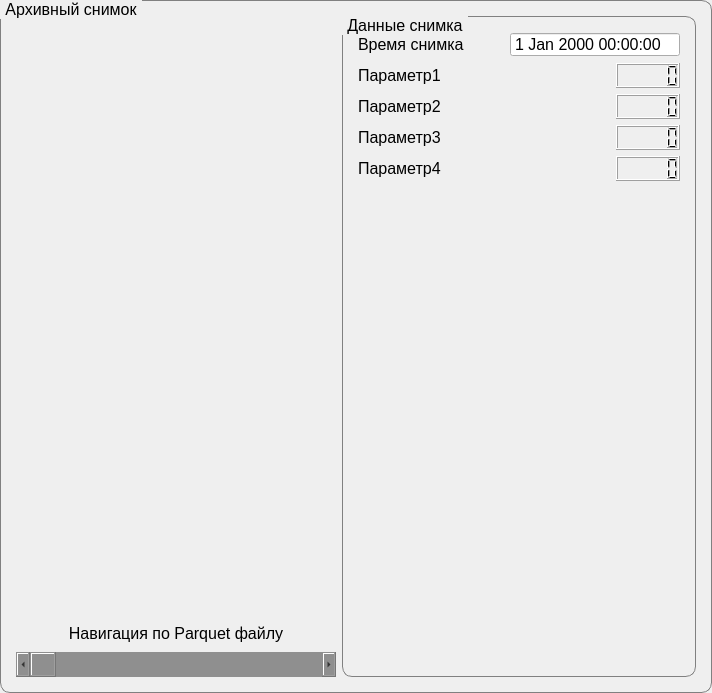
         <widget class="QGroupBox" name="groupBox_17">
          <property name="font">
           <font>
            <family>Segoe UI</family>
            <pointsize>12</pointsize>
           </font>
          </property>
          <property name="styleSheet">
           <string notr="true">QGroupBox {
    border: 1px solid gray;
    border-radius:10px;
    margin-top: 4ex; /* leave space at the top for the title */
}

QGroupBox::title {
    subcontrol-origin: margin;
    subcontrol-position: top left; /* position at the top */
    padding:0 3px;
  
}</string>
          </property>
          <property name="title">
           <string>Архивный снимок</string>
          </property>
          <layout class="QHBoxLayout" name="horizontalLayout_8">
           <property name="leftMargin">
            <number>15</number>
           </property>
           <property name="topMargin">
            <number>15</number>
           </property>
           <property name="rightMargin">
            <number>15</number>
           </property>
           <property name="bottomMargin">
            <number>15</number>
           </property>
           <item>
            <layout class="QVBoxLayout" name="verticalLayout_11">
             <item>
              <widget class="QLabel" name="l_Arch_img">
               <property name="sizePolicy">
                <sizepolicy hsizetype="MinimumExpanding" vsizetype="MinimumExpanding">
                 <horstretch>0</horstretch>
                 <verstretch>0</verstretch>
                </sizepolicy>
               </property>
               <property name="minimumSize">
                <size>
                 <width>320</width>
                 <height>400</height>
                </size>
               </property>
               <property name="maximumSize">
                <size>
                 <width>520</width>
                 <height>640</height>
                </size>
               </property>
               <property name="font">
                <font>
                 <family>Segoe UI</family>
                </font>
               </property>
               <property name="text">
                <string/>
               </property>
               <property name="pixmap">
                <pixmap>2023-01-09_22-28-00.png</pixmap>
               </property>
               <property name="scaledContents">
                <bool>true</bool>
               </property>
               <property name="alignment">
                <set>Qt::AlignCenter</set>
               </property>
              </widget>
             </item>
             <item>
              <widget class="QLabel" name="label_7">
               <property name="minimumSize">
                <size>
                 <width>0</width>
                 <height>25</height>
                </size>
               </property>
               <property name="maximumSize">
                <size>
                 <width>16777215</width>
                 <height>25</height>
                </size>
               </property>
               <property name="font">
                <font>
                 <family>Segoe UI</family>
                 <pointsize>12</pointsize>
                </font>
               </property>
               <property name="text">
                <string>Навигация по Parquet файлу</string>
               </property>
               <property name="alignment">
                <set>Qt::AlignCenter</set>
               </property>
              </widget>
             </item>
             <item>
              <widget class="QScrollBar" name="ScrollBar_Parquet">
               <property name="minimumSize">
                <size>
                 <width>0</width>
                 <height>25</height>
                </size>
               </property>
               <property name="maximumSize">
                <size>
                 <width>16777215</width>
                 <height>25</height>
                </size>
               </property>
               <property name="font">
                <font>
                 <family>Segoe UI</family>
                </font>
               </property>
               <property name="styleSheet">
                <string notr="true">background-color: rgb(143, 143, 143);</string>
               </property>
               <property name="maximum">
                <number>1000</number>
               </property>
               <property name="singleStep">
                <number>1</number>
               </property>
               <property name="pageStep">
                <number>1</number>
               </property>
               <property name="value">
                <number>1</number>
               </property>
               <property name="sliderPosition">
                <number>1</number>
               </property>
               <property name="orientation">
                <enum>Qt::Horizontal</enum>
               </property>
              </widget>
             </item>
            </layout>
           </item>
           <item>
            <widget class="QGroupBox" name="groupBox_3">
             <property name="font">
              <font>
               <family>Segoe UI</family>
               <pointsize>12</pointsize>
              </font>
             </property>
             <property name="styleSheet">
              <string notr="true">QGroupBox {
    border: 1px solid gray;
    border-radius:10px;
    margin-top: 2ex; /* leave space at the top for the title */
}

QGroupBox::title {
    subcontrol-origin: margin;
    subcontrol-position: top left; /* position at the top */
    padding:0 3px;
  
}</string>
             </property>
             <property name="title">
              <string>Данные снимка</string>
             </property>
             <layout class="QVBoxLayout" name="verticalLayout_12">
              <property name="spacing">
               <number>6</number>
              </property>
              <property name="leftMargin">
               <number>15</number>
              </property>
              <property name="topMargin">
               <number>15</number>
              </property>
              <property name="rightMargin">
               <number>15</number>
              </property>
              <property name="bottomMargin">
               <number>15</number>
              </property>
              <item>
               <layout class="QHBoxLayout" name="horizontalLayout_9">
                <item>
                 <widget class="QLabel" name="label_4">
                  <property name="sizePolicy">
                   <sizepolicy hsizetype="Minimum" vsizetype="Minimum">
                    <horstretch>0</horstretch>
                    <verstretch>0</verstretch>
                   </sizepolicy>
                  </property>
                  <property name="minimumSize">
                   <size>
                    <width>0</width>
                    <height>25</height>
                   </size>
                  </property>
                  <property name="maximumSize">
                   <size>
                    <width>16777215</width>
                    <height>25</height>
                   </size>
                  </property>
                  <property name="font">
                   <font>
                    <family>Segoe UI</family>
                    <pointsize>12</pointsize>
                   </font>
                  </property>
                  <property name="text">
                   <string>Время снимка</string>
                  </property>
                 </widget>
                </item>
                <item>
                 <spacer name="horizontalSpacer_24">
                  <property name="orientation">
                   <enum>Qt::Horizontal</enum>
                  </property>
                  <property name="sizeHint" stdset="0">
                   <size>
                    <width>40</width>
                    <height>20</height>
                   </size>
                  </property>
                 </spacer>
                </item>
                <item>
                 <widget class="QDateTimeEdit" name="dateTimeArch">
                  <property name="sizePolicy">
                   <sizepolicy hsizetype="Minimum" vsizetype="Minimum">
                    <horstretch>0</horstretch>
                    <verstretch>0</verstretch>
                   </sizepolicy>
                  </property>
                  <property name="minimumSize">
                   <size>
                    <width>0</width>
                    <height>25</height>
                   </size>
                  </property>
                  <property name="maximumSize">
                   <size>
                    <width>16777215</width>
                    <height>25</height>
                   </size>
                  </property>
                  <property name="font">
                   <font>
                    <family>Segoe UI</family>
                    <pointsize>12</pointsize>
                   </font>
                  </property>
                  <property name="readOnly">
                   <bool>true</bool>
                  </property>
                  <property name="buttonSymbols">
                   <enum>QAbstractSpinBox::NoButtons</enum>
                  </property>
                  <property name="calendarPopup">
                   <bool>false</bool>
                  </property>
                 </widget>
                </item>
               </layout>
              </item>
              <item>
               <layout class="QHBoxLayout" name="horizontalLayout_11">
                <item>
                 <widget class="QLabel" name="label_5">
                  <property name="sizePolicy">
                   <sizepolicy hsizetype="Minimum" vsizetype="Minimum">
                    <horstretch>0</horstretch>
                    <verstretch>0</verstretch>
                   </sizepolicy>
                  </property>
                  <property name="minimumSize">
                   <size>
                    <width>0</width>
                    <height>25</height>
                   </size>
                  </property>
                  <property name="maximumSize">
                   <size>
                    <width>16777215</width>
                    <height>25</height>
                   </size>
                  </property>
                  <property name="font">
                   <font>
                    <family>Segoe UI</family>
                    <pointsize>12</pointsize>
                   </font>
                  </property>
                  <property name="text">
                   <string>Параметр1</string>
                  </property>
                 </widget>
                </item>
                <item>
                 <spacer name="horizontalSpacer_5">
                  <property name="orientation">
                   <enum>Qt::Horizontal</enum>
                  </property>
                  <property name="sizeHint" stdset="0">
                   <size>
                    <width>40</width>
                    <height>20</height>
                   </size>
                  </property>
                 </spacer>
                </item>
                <item>
                 <widget class="QLCDNumber" name="lcdNumber">
                  <property name="minimumSize">
                   <size>
                    <width>0</width>
                    <height>25</height>
                   </size>
                  </property>
                  <property name="maximumSize">
                   <size>
                    <width>16777215</width>
                    <height>25</height>
                   </size>
                  </property>
                  <property name="font">
                   <font>
                    <family>Segoe UI</family>
                    <pointsize>12</pointsize>
                   </font>
                  </property>
                 </widget>
                </item>
               </layout>
              </item>
              <item>
               <layout class="QHBoxLayout" name="horizontalLayout_12">
                <item>
                 <widget class="QLabel" name="label_6">
                  <property name="sizePolicy">
                   <sizepolicy hsizetype="Minimum" vsizetype="Minimum">
                    <horstretch>0</horstretch>
                    <verstretch>0</verstretch>
                   </sizepolicy>
                  </property>
                  <property name="minimumSize">
                   <size>
                    <width>0</width>
                    <height>25</height>
                   </size>
                  </property>
                  <property name="maximumSize">
                   <size>
                    <width>16777215</width>
                    <height>25</height>
                   </size>
                  </property>
                  <property name="font">
                   <font>
                    <family>Segoe UI</family>
                    <pointsize>12</pointsize>
                   </font>
                  </property>
                  <property name="text">
                   <string>Параметр2</string>
                  </property>
                 </widget>
                </item>
                <item>
                 <spacer name="horizontalSpacer_21">
                  <property name="orientation">
                   <enum>Qt::Horizontal</enum>
                  </property>
                  <property name="sizeHint" stdset="0">
                   <size>
                    <width>40</width>
                    <height>20</height>
                   </size>
                  </property>
                 </spacer>
                </item>
                <item>
                 <widget class="QLCDNumber" name="lcdNumber_2">
                  <property name="minimumSize">
                   <size>
                    <width>0</width>
                    <height>25</height>
                   </size>
                  </property>
                  <property name="maximumSize">
                   <size>
                    <width>16777215</width>
                    <height>25</height>
                   </size>
                  </property>
                  <property name="font">
                   <font>
                    <family>Segoe UI</family>
                    <pointsize>12</pointsize>
                   </font>
                  </property>
                 </widget>
                </item>
               </layout>
              </item>
              <item>
               <layout class="QHBoxLayout" name="horizontalLayout_14">
                <item>
                 <widget class="QLabel" name="label_8">
                  <property name="sizePolicy">
                   <sizepolicy hsizetype="Minimum" vsizetype="Minimum">
                    <horstretch>0</horstretch>
                    <verstretch>0</verstretch>
                   </sizepolicy>
                  </property>
                  <property name="minimumSize">
                   <size>
                    <width>0</width>
                    <height>25</height>
                   </size>
                  </property>
                  <property name="maximumSize">
                   <size>
                    <width>16777215</width>
                    <height>25</height>
                   </size>
                  </property>
                  <property name="font">
                   <font>
                    <family>Segoe UI</family>
                    <pointsize>12</pointsize>
                   </font>
                  </property>
                  <property name="text">
                   <string>Параметр3</string>
                  </property>
                 </widget>
                </item>
                <item>
                 <spacer name="horizontalSpacer_22">
                  <property name="orientation">
                   <enum>Qt::Horizontal</enum>
                  </property>
                  <property name="sizeHint" stdset="0">
                   <size>
                    <width>40</width>
                    <height>20</height>
                   </size>
                  </property>
                 </spacer>
                </item>
                <item>
                 <widget class="QLCDNumber" name="lcdNumber_3">
                  <property name="minimumSize">
                   <size>
                    <width>0</width>
                    <height>25</height>
                   </size>
                  </property>
                  <property name="maximumSize">
                   <size>
                    <width>16777215</width>
                    <height>25</height>
                   </size>
                  </property>
                  <property name="font">
                   <font>
                    <family>Segoe UI</family>
                    <pointsize>12</pointsize>
                   </font>
                  </property>
                 </widget>
                </item>
               </layout>
              </item>
              <item>
               <layout class="QHBoxLayout" name="horizontalLayout_15">
                <item>
                 <widget class="QLabel" name="label_9">
                  <property name="sizePolicy">
                   <sizepolicy hsizetype="Minimum" vsizetype="Minimum">
                    <horstretch>0</horstretch>
                    <verstretch>0</verstretch>
                   </sizepolicy>
                  </property>
                  <property name="minimumSize">
                   <size>
                    <width>0</width>
                    <height>25</height>
                   </size>
                  </property>
                  <property name="maximumSize">
                   <size>
                    <width>16777215</width>
                    <height>25</height>
                   </size>
                  </property>
                  <property name="font">
                   <font>
                    <family>Segoe UI</family>
                    <pointsize>12</pointsize>
                   </font>
                  </property>
                  <property name="text">
                   <string>Параметр4</string>
                  </property>
                 </widget>
                </item>
                <item>
                 <spacer name="horizontalSpacer_23">
                  <property name="orientation">
                   <enum>Qt::Horizontal</enum>
                  </property>
                  <property name="sizeHint" stdset="0">
                   <size>
                    <width>40</width>
                    <height>20</height>
                   </size>
                  </property>
                 </spacer>
                </item>
                <item>
                 <widget class="QLCDNumber" name="lcdNumber_4">
                  <property name="minimumSize">
                   <size>
                    <width>0</width>
                    <height>25</height>
                   </size>
                  </property>
                  <property name="maximumSize">
                   <size>
                    <width>16777215</width>
                    <height>25</height>
                   </size>
                  </property>
                  <property name="font">
                   <font>
                    <family>Segoe UI</family>
                    <pointsize>12</pointsize>
                   </font>
                  </property>
                 </widget>
                </item>
               </layout>
              </item>
              <item>
               <spacer name="verticalSpacer_2">
                <property name="orientation">
                 <enum>Qt::Vertical</enum>
                </property>
                <property name="sizeHint" stdset="0">
                 <size>
                  <width>20</width>
                  <height>480</height>
                 </size>
                </property>
               </spacer>
              </item>
             </layout>
            </widget>
           </item>
          </layout>
         </widget>
